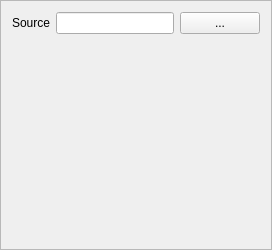
<?xml version="1.0" encoding="UTF-8"?>
<ui version="4.0">
 <class>ScriptWidget</class>
 <widget class="QFrame" name="ScriptWidget">
  <property name="geometry">
   <rect>
    <x>0</x>
    <y>0</y>
    <width>272</width>
    <height>250</height>
   </rect>
  </property>
  <property name="windowTitle">
   <string>Frame</string>
  </property>
  <property name="frameShape">
   <enum>QFrame::StyledPanel</enum>
  </property>
  <property name="frameShadow">
   <enum>QFrame::Raised</enum>
  </property>
  <layout class="QFormLayout" name="formLayout">
   <property name="fieldGrowthPolicy">
    <enum>QFormLayout::AllNonFixedFieldsGrow</enum>
   </property>
   <item row="0" column="0">
    <widget class="QLabel" name="sourceLabel">
     <property name="text">
      <string>Source</string>
     </property>
    </widget>
   </item>
   <item row="0" column="1">
    <widget class="QWidget" name="sourceWidget" native="true">
     <layout class="QHBoxLayout" name="horizontalLayout">
      <property name="leftMargin">
       <number>0</number>
      </property>
      <property name="topMargin">
       <number>0</number>
      </property>
      <property name="rightMargin">
       <number>0</number>
      </property>
      <property name="bottomMargin">
       <number>0</number>
      </property>
      <item>
       <widget class="QLineEdit" name="sourceEdit"/>
      </item>
      <item>
       <widget class="QPushButton" name="browseSourceButton">
        <property name="text">
         <string>...</string>
        </property>
       </widget>
      </item>
     </layout>
    </widget>
   </item>
  </layout>
 </widget>
 <resources/>
 <connections/>
</ui>
